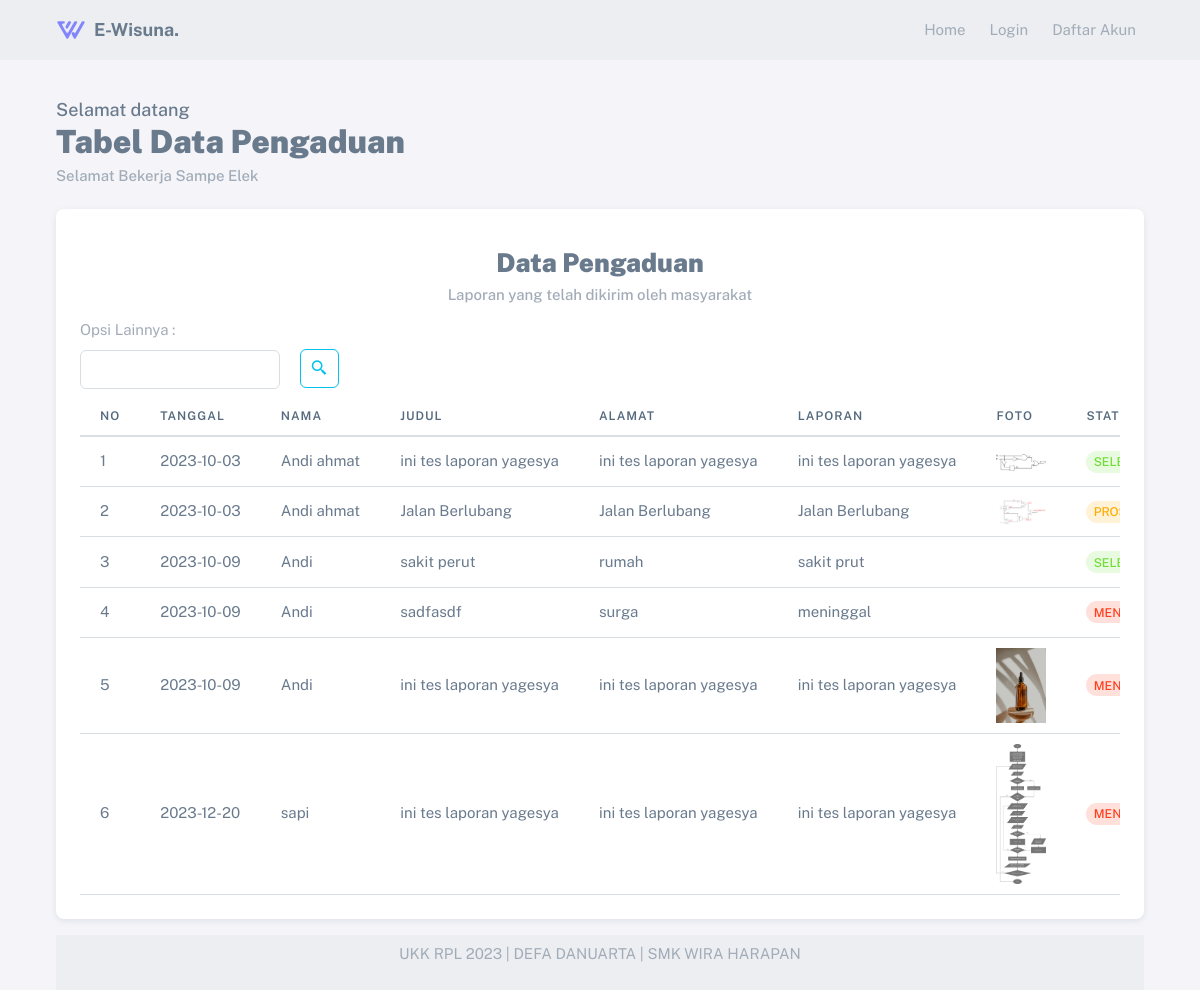
/admin/data_pengaduan.php, run on the app's committed database.
### tables this page shows
CREATE TABLE `tbl_pengaduan` (
  `id_pengaduan` int(11) NOT NULL,
  `tgl_pengaduan` date NOT NULL,
  `nik` char(16) NOT NULL,
  `judul_laporan` varchar(200) NOT NULL,
  `alamat_laporan` varchar(200) NOT NULL,
  `isi_laporan` longtext NOT NULL,
  `foto` varchar(255) NOT NULL,
  `status` enum('0','selesai','proses') NOT NULL
);

CREATE TABLE `tbl_masyarakat` (
  `nik` char(16) NOT NULL,
  `nama` varchar(35) NOT NULL,
  `username` varchar(25) NOT NULL,
  `password` varchar(32) NOT NULL,
  `telp` varchar(13) NOT NULL,
  `level` enum('admin','masyarakat') NOT NULL
);

### admin/data_pengaduan.php (the view, shortened to what this page needs)
<?php
include '../layouts/header.php';
include '../config/koneksi.php';
?>
<div class="container">
    <div class="row">
        <div class="col-md-12 mt-3 mb-3">
            <div class="col-md-6 my-auto">
                <div class="mt-4 mb-4">
                    <div class="justify">
                        <h5 class="app-brand-text text-body fw-medium mb-1">Selamat datang <?php echo "$_SESSION[login] $_SESSION[nama_petugas]" ?></h5>
                        <h2 class="app-brand-text text-body fw-bolder ">Tabel Data Pengaduan</h2>
                        <h6 class="card-subtitle text-muted">Selamat Bekerja Sampe Elek <?php echo "$_SESSION[nama_petugas]" ?></h6>
                    </div>
                </div>
            </div>
            <div class="card">
                <div class="card-body">
                    <div class="app-brand justify-content-center mt-3 mb-3">
                        <div class="text-center">
                            <h3 class="app-brand-text text-body fw-bolder">Data Pengaduan</h3>
                            <h6 class="card-subtitle text-muted">Laporan yang telah dikirim oleh masyarakat</h6>
                        </div>
                    </div>
                    <div class="position-relative">
                        <p class="text-muted mb-2">Opsi Lainnya : </p>
                        <div class="d-flex justify-content-between mb-2">
                            <form action="data_pengaduan.php" method="GET">
                                <input type="text" name="cari" class="form-control" value="<?php if (isset($_GET['cari'])) {
                                                                                                echo $_GET['cari'];
                                                                                            } ?>">
                                <button type="submit" class="btn  btn-icon btn-outline-info" fdprocessedid="uv3qr4" style="position: absolute; left: 220px; top: 30px;"><span class="bx bx-search-alt-2" target="_blank"></span></button>
                            </form>
                        </div>
                        <div class="table-responsive text-nowrap">
                            <table class="table table-hover">
                                <thead>
                                    <tr>
                                        <th>NO</th>
                                        <th>TANGGAL</th>
                                        <th>NAMA</th>
                                        <th>JUDUL</th>
                                        <th>ALAMAT</th>
                                        <th>LAPORAN</th>
                                        <th>FOTO</th>
                                        <th>STATUS</th>
                                    </tr>
                                </thead>
                                <tbody>
                                    <?php
                                    $no = 1;
                                    if (isset($_GET['cari'])) {
                                        $pencarian = $_GET['cari'];
                                        $query_cari = "SELECT a.*, b.* FROM tbl_pengaduan a INNER JOIN tbl_masyarakat b ON a.nik=b.nik WHERE judul_laporan LIKE '%" . $pencarian . "%' or nama LIKE '%" . $pencarian . "%' or tgl_pengaduan LIKE '%" . $pencarian . "%' or alamat_laporan LIKE '%" . $pencarian . "%' ";
                                    } else {
                                        $query_cari = "SELECT a.*, b.* FROM tbl_pengaduan a INNER JOIN tbl_masyarakat b ON a.nik=b.nik ORDER BY id_pengaduan asc";
                                    }
                                    $tampil = mysqli_query($koneksi, $query_cari);
                                    while ($data = mysqli_fetch_array($tampil)) { ?>
                                        <tr>
                                            <td><?php echo $no++ ?></td>
                                            <td><?php echo $data['tgl_pengaduan'] ?></td>
                                            <td><?php echo $data['nama'] ?></td>
                                            <td><?php echo $data['judul_laporan'] ?></td>
                                            <td><?php echo $data['alamat_laporan'] ?></td>
                                            <td><?php echo $data['isi_laporan'] ?></td>
                                            <td><img src="../assets/img_2/<?php echo $data['foto'] ?>" alt="" width="50px"></td>
                                            <td>
                                                <?php
                                                if ($data['status'] == 'proses') {
                                                    echo "<span class = 'badge rounded-pill bg-label-warning'>Proses</span>";
                                                } else if ($data['status'] == 'selesai') {
                                                    echo "<span class = 'badge rounded-pill bg-label-success'>Selesai</span>";
                                                } else {
                                                    echo "<span class = 'badge rounded-pill bg-label-danger'>Menunggu</span>";
                                                }
                                                ?>
                                            </td>
                                        </tr>
                                    <?php } ?>
                                </tbody>
                            </table>
                        </div>
                    </div>
                </div>
            </div>
        </div>
    </div>
    <?php
    include '../layouts/footer_stick.php';
    ?>

### layouts/header.php (shortened to what this page needs)
<!DOCTYPE html>
<html lang="en">
<head>
    <link rel="stylesheet" href="../assets/vendor/fonts/boxicons.css" />
    <link rel="stylesheet" href="../assets/vendor/css/core.css" class="template-customizer-core-css" />
    <link rel="stylesheet" href="../assets/vendor/css/theme-default.css" class="template-customizer-theme-css" />
    <link rel="stylesheet" href="../assets/css/demo.css" />
    <link rel="stylesheet" href="../assets/vendor/libs/perfect-scrollbar/perfect-scrollbar.css" />
    <link rel="stylesheet" href="../assets/vendor/css/pages/page-auth.css" />
</head>
<body>
    <nav class="navbar navbar-example navbar-expand-lg navbar-light bg-light">
        <div class="container">
            <a href="index.php" class="navbar-brand d-flex align-items-center gap-2">
                <img src="../assets/img_2/e-wisuna.svg" alt="Logoh" class="brand-image" style="opacity: .8" width="30px">
                <h5 class="app-brand-text text-body fw-bold mb-0">E-Wisuna.</h5>
            </a>
            <div class="collapse navbar-collapse justify-content-end" id="navbar-ex-2">
                <div class="navbar-nav gap-2">
                    <?php
                    if ($_SESSION['login'] == 'admin') { ?>
                        <a class="nav-link" href="../config/aksi_logout.php">Log out</a>
                    <?php } else if ($_SESSION['login'] == 'petugas') { ?>
                        <a class="nav-link" href="../config/aksi_logout.php">Log out</a>
                    <?php } else if ($_SESSION['login'] == 'masyarakat') { ?>
                        <a class="nav-link" href="../config/aksi_logout.php">Log out</a>
                    <?php } else { ?>
                        <a class="nav-link" href="index.php?page=home">Home</a>
                        <a class="nav-link" href="index.php?page=login">Login</a>
                        <a class="nav-link" href="index.php?page=registrasi">Daftar Akun</a>
                    <?php }
                    ?>
                </div>
            </div>
        </div>
    </nav>

### layouts/footer_stick.php (shortened to what this page needs)
<footer class= "footer py-2 bg-light sticky-bottom">
        <div class= "container">
            <p class = "text-center">UKK RPL 2023 | DEFA DANUARTA | SMK WIRA HARAPAN</p>
        </div>
    </footer>
</body>
</html>

### data on the page
tbl_pengaduan: tgl_pengaduan "2023-10-03", tbl_masyarakat.nama "Andi ahmat", judul_laporan "ini tes laporan yagesya", alamat_laporan "ini tes laporan yagesya", isi_laporan "ini tes laporan yagesya", foto (picture), status "SELESAI"
tbl_pengaduan: tgl_pengaduan "2023-10-03", tbl_masyarakat.nama "Andi ahmat", judul_laporan "Jalan Berlubang", alamat_laporan "Jalan Berlubang", isi_laporan "Jalan Berlubang", foto (picture), status "PROSES"
tbl_pengaduan: tgl_pengaduan "2023-10-09", tbl_masyarakat.nama "Andi", judul_laporan "sakit perut", alamat_laporan "rumah", isi_laporan "sakit prut", status "SELESAI"
tbl_pengaduan: tgl_pengaduan "2023-10-09", tbl_masyarakat.nama "Andi", judul_laporan "sadfasdf", alamat_laporan "surga", isi_laporan "meninggal", status "MENUNGGU"
tbl_pengaduan: tgl_pengaduan "2023-10-09", tbl_masyarakat.nama "Andi", judul_laporan "ini tes laporan yagesya", alamat_laporan "ini tes laporan yagesya", isi_laporan "ini tes laporan yagesya", foto (picture), status "MENUNGGU"
tbl_pengaduan: tgl_pengaduan "2023-12-20", tbl_masyarakat.nama "sapi", judul_laporan "ini tes laporan yagesya", alamat_laporan "ini tes laporan yagesya", isi_laporan "ini tes laporan yagesya", foto (picture), status "MENUNGGU"
